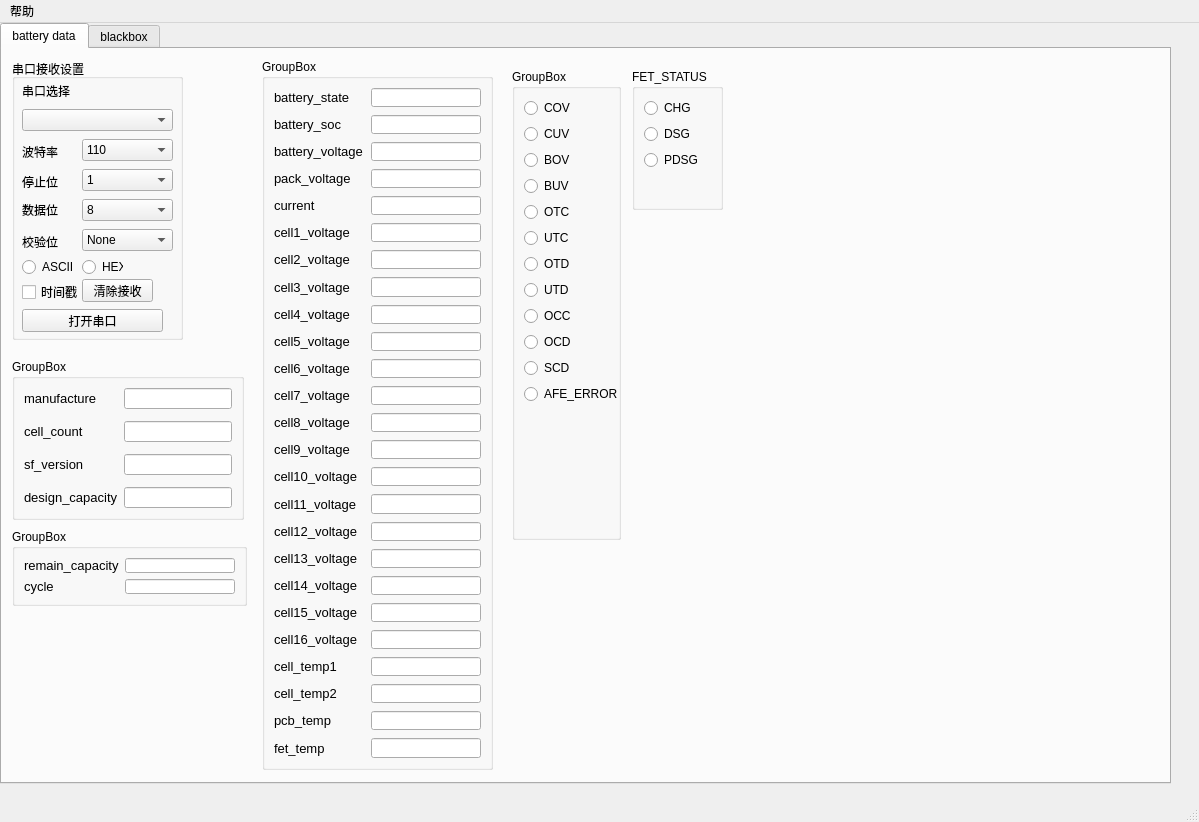
<?xml version="1.0" encoding="UTF-8"?>
<ui version="4.0">
 <class>MainWindow</class>
 <widget class="QMainWindow" name="MainWindow">
  <property name="geometry">
   <rect>
    <x>0</x>
    <y>0</y>
    <width>1199</width>
    <height>822</height>
   </rect>
  </property>
  <property name="windowTitle">
   <string>MainWindow</string>
  </property>
  <widget class="QWidget" name="centralwidget">
   <widget class="QTabWidget" name="tabWidget">
    <property name="geometry">
     <rect>
      <x>0</x>
      <y>0</y>
      <width>1171</width>
      <height>761</height>
     </rect>
    </property>
    <property name="currentIndex">
     <number>0</number>
    </property>
    <widget class="QWidget" name="tab">
     <attribute name="title">
      <string>battery data</string>
     </attribute>
     <widget class="QGroupBox" name="groupBox">
      <property name="geometry">
       <rect>
        <x>10</x>
        <y>10</y>
        <width>171</width>
        <height>281</height>
       </rect>
      </property>
      <property name="title">
       <string>串口接收设置</string>
      </property>
      <widget class="QCheckBox" name="timestamp_check_box">
       <property name="geometry">
        <rect>
         <x>10</x>
         <y>225</y>
         <width>61</width>
         <height>16</height>
        </rect>
       </property>
       <property name="text">
        <string>时间戳</string>
       </property>
      </widget>
      <widget class="QLabel" name="label_7">
       <property name="geometry">
        <rect>
         <x>10</x>
         <y>175</y>
         <width>41</width>
         <height>16</height>
        </rect>
       </property>
       <property name="text">
        <string>校验位</string>
       </property>
      </widget>
      <widget class="QRadioButton" name="rec_hex_radio_button">
       <property name="geometry">
        <rect>
         <x>70</x>
         <y>200</y>
         <width>41</width>
         <height>16</height>
        </rect>
       </property>
       <property name="text">
        <string>HEX</string>
       </property>
      </widget>
      <widget class="QComboBox" name="com_combo_box">
       <property name="geometry">
        <rect>
         <x>10</x>
         <y>50</y>
         <width>151</width>
         <height>22</height>
        </rect>
       </property>
      </widget>
      <widget class="QComboBox" name="stopbit_combo_box">
       <property name="geometry">
        <rect>
         <x>70</x>
         <y>110</y>
         <width>91</width>
         <height>22</height>
        </rect>
       </property>
       <item>
        <property name="text">
         <string>1</string>
        </property>
       </item>
       <item>
        <property name="text">
         <string>1.5</string>
        </property>
       </item>
       <item>
        <property name="text">
         <string>2</string>
        </property>
       </item>
      </widget>
      <widget class="QLabel" name="label_6">
       <property name="geometry">
        <rect>
         <x>10</x>
         <y>145</y>
         <width>54</width>
         <height>12</height>
        </rect>
       </property>
       <property name="text">
        <string>数据位</string>
       </property>
      </widget>
      <widget class="QComboBox" name="baud_combo_box">
       <property name="geometry">
        <rect>
         <x>70</x>
         <y>80</y>
         <width>91</width>
         <height>22</height>
        </rect>
       </property>
       <item>
        <property name="text">
         <string>110</string>
        </property>
       </item>
       <item>
        <property name="text">
         <string>300</string>
        </property>
       </item>
       <item>
        <property name="text">
         <string>600</string>
        </property>
       </item>
       <item>
        <property name="text">
         <string>1200</string>
        </property>
       </item>
       <item>
        <property name="text">
         <string>2400</string>
        </property>
       </item>
       <item>
        <property name="text">
         <string>4800</string>
        </property>
       </item>
       <item>
        <property name="text">
         <string>9600</string>
        </property>
       </item>
       <item>
        <property name="text">
         <string>14400</string>
        </property>
       </item>
       <item>
        <property name="text">
         <string>19200</string>
        </property>
       </item>
       <item>
        <property name="text">
         <string>38400</string>
        </property>
       </item>
       <item>
        <property name="text">
         <string>43000</string>
        </property>
       </item>
       <item>
        <property name="text">
         <string>57600</string>
        </property>
       </item>
       <item>
        <property name="text">
         <string>76800</string>
        </property>
       </item>
       <item>
        <property name="text">
         <string>115200</string>
        </property>
       </item>
       <item>
        <property name="text">
         <string>128000</string>
        </property>
       </item>
       <item>
        <property name="text">
         <string>230400</string>
        </property>
       </item>
       <item>
        <property name="text">
         <string>256000</string>
        </property>
       </item>
       <item>
        <property name="text">
         <string>460800</string>
        </property>
       </item>
       <item>
        <property name="text">
         <string>921600</string>
        </property>
       </item>
       <item>
        <property name="text">
         <string>1000000</string>
        </property>
       </item>
       <item>
        <property name="text">
         <string>2000000</string>
        </property>
       </item>
       <item>
        <property name="text">
         <string>3000000</string>
        </property>
       </item>
      </widget>
      <widget class="QLabel" name="label_5">
       <property name="geometry">
        <rect>
         <x>10</x>
         <y>115</y>
         <width>41</width>
         <height>16</height>
        </rect>
       </property>
       <property name="text">
        <string>停止位</string>
       </property>
      </widget>
      <widget class="QLabel" name="label_4">
       <property name="geometry">
        <rect>
         <x>10</x>
         <y>85</y>
         <width>41</width>
         <height>16</height>
        </rect>
       </property>
       <property name="text">
        <string>波特率</string>
       </property>
      </widget>
      <widget class="QComboBox" name="checkbit_combo_box">
       <property name="geometry">
        <rect>
         <x>70</x>
         <y>170</y>
         <width>91</width>
         <height>22</height>
        </rect>
       </property>
       <item>
        <property name="text">
         <string>None</string>
        </property>
       </item>
       <item>
        <property name="text">
         <string>Odd</string>
        </property>
       </item>
       <item>
        <property name="text">
         <string>Even</string>
        </property>
       </item>
      </widget>
      <widget class="QLabel" name="label_3">
       <property name="geometry">
        <rect>
         <x>10</x>
         <y>22</y>
         <width>54</width>
         <height>20</height>
        </rect>
       </property>
       <property name="text">
        <string>串口选择</string>
       </property>
      </widget>
      <widget class="QComboBox" name="databit_combo_box">
       <property name="geometry">
        <rect>
         <x>70</x>
         <y>140</y>
         <width>91</width>
         <height>22</height>
        </rect>
       </property>
       <item>
        <property name="text">
         <string>8</string>
        </property>
       </item>
       <item>
        <property name="text">
         <string>7</string>
        </property>
       </item>
       <item>
        <property name="text">
         <string>6</string>
        </property>
       </item>
       <item>
        <property name="text">
         <string>5</string>
        </property>
       </item>
      </widget>
      <widget class="QPushButton" name="uart_en_push_button">
       <property name="geometry">
        <rect>
         <x>10</x>
         <y>250</y>
         <width>141</width>
         <height>23</height>
        </rect>
       </property>
       <property name="text">
        <string>打开串口</string>
       </property>
      </widget>
      <widget class="QRadioButton" name="rec_ascii_radio_button">
       <property name="geometry">
        <rect>
         <x>10</x>
         <y>200</y>
         <width>51</width>
         <height>16</height>
        </rect>
       </property>
       <property name="text">
        <string>ASCII</string>
       </property>
      </widget>
      <widget class="QPushButton" name="uart_clear_rec_push_button">
       <property name="geometry">
        <rect>
         <x>70</x>
         <y>220</y>
         <width>71</width>
         <height>23</height>
        </rect>
       </property>
       <property name="text">
        <string>清除接收</string>
       </property>
      </widget>
     </widget>
     <widget class="QGroupBox" name="groupBox_2">
      <property name="geometry">
       <rect>
        <x>260</x>
        <y>10</y>
        <width>231</width>
        <height>711</height>
       </rect>
      </property>
      <property name="title">
       <string>GroupBox</string>
      </property>
      <layout class="QFormLayout" name="formLayout">
       <property name="horizontalSpacing">
        <number>8</number>
       </property>
       <property name="verticalSpacing">
        <number>8</number>
       </property>
       <item row="0" column="0">
        <widget class="QLabel" name="label_12">
         <property name="font">
          <font>
           <pointsize>10</pointsize>
          </font>
         </property>
         <property name="text">
          <string>battery_state</string>
         </property>
        </widget>
       </item>
       <item row="0" column="1">
        <widget class="QLineEdit" name="lineEdit_bat_state"/>
       </item>
       <item row="1" column="0">
        <widget class="QLabel" name="label_24">
         <property name="font">
          <font>
           <pointsize>10</pointsize>
          </font>
         </property>
         <property name="text">
          <string>battery_soc</string>
         </property>
        </widget>
       </item>
       <item row="1" column="1">
        <widget class="QLineEdit" name="lineEdit_bat_soc"/>
       </item>
       <item row="2" column="0">
        <widget class="QLabel" name="label">
         <property name="font">
          <font>
           <pointsize>10</pointsize>
          </font>
         </property>
         <property name="text">
          <string>battery_voltage</string>
         </property>
        </widget>
       </item>
       <item row="2" column="1">
        <widget class="QLineEdit" name="lineEdit_bat_vol"/>
       </item>
       <item row="3" column="0">
        <widget class="QLabel" name="label_11">
         <property name="font">
          <font>
           <pointsize>10</pointsize>
          </font>
         </property>
         <property name="text">
          <string>pack_voltage</string>
         </property>
        </widget>
       </item>
       <item row="3" column="1">
        <widget class="QLineEdit" name="lineEdit_pack_vol"/>
       </item>
       <item row="4" column="0">
        <widget class="QLabel" name="label_2">
         <property name="font">
          <font>
           <pointsize>10</pointsize>
          </font>
         </property>
         <property name="text">
          <string>current</string>
         </property>
        </widget>
       </item>
       <item row="4" column="1">
        <widget class="QLineEdit" name="lineEdit_current"/>
       </item>
       <item row="5" column="0">
        <widget class="QLabel" name="label_13">
         <property name="font">
          <font>
           <pointsize>10</pointsize>
          </font>
         </property>
         <property name="text">
          <string>cell1_voltage</string>
         </property>
        </widget>
       </item>
       <item row="5" column="1">
        <widget class="QLineEdit" name="lineEdit_cell1_vol"/>
       </item>
       <item row="6" column="0">
        <widget class="QLabel" name="label_14">
         <property name="font">
          <font>
           <pointsize>10</pointsize>
          </font>
         </property>
         <property name="text">
          <string>cell2_voltage</string>
         </property>
        </widget>
       </item>
       <item row="6" column="1">
        <widget class="QLineEdit" name="lineEdit_cell2_vol"/>
       </item>
       <item row="7" column="0">
        <widget class="QLabel" name="label_15">
         <property name="font">
          <font>
           <pointsize>10</pointsize>
          </font>
         </property>
         <property name="text">
          <string>cell3_voltage</string>
         </property>
        </widget>
       </item>
       <item row="7" column="1">
        <widget class="QLineEdit" name="lineEdit_cell3_vol"/>
       </item>
       <item row="8" column="0">
        <widget class="QLabel" name="label_16">
         <property name="font">
          <font>
           <pointsize>10</pointsize>
          </font>
         </property>
         <property name="text">
          <string>cell4_voltage</string>
         </property>
        </widget>
       </item>
       <item row="8" column="1">
        <widget class="QLineEdit" name="lineEdit_cell4_vol"/>
       </item>
       <item row="9" column="0">
        <widget class="QLabel" name="label_17">
         <property name="font">
          <font>
           <pointsize>10</pointsize>
          </font>
         </property>
         <property name="text">
          <string>cell5_voltage</string>
         </property>
        </widget>
       </item>
       <item row="9" column="1">
        <widget class="QLineEdit" name="lineEdit_cell5_vol"/>
       </item>
       <item row="10" column="0">
        <widget class="QLabel" name="label_18">
         <property name="font">
          <font>
           <pointsize>10</pointsize>
          </font>
         </property>
         <property name="text">
          <string>cell6_voltage</string>
         </property>
        </widget>
       </item>
       <item row="10" column="1">
        <widget class="QLineEdit" name="lineEdit_cell6_vol"/>
       </item>
       <item row="11" column="0">
        <widget class="QLabel" name="label_19">
         <property name="font">
          <font>
           <pointsize>10</pointsize>
          </font>
         </property>
         <property name="text">
          <string>cell7_voltage</string>
         </property>
        </widget>
       </item>
       <item row="11" column="1">
        <widget class="QLineEdit" name="lineEdit_cell7_vol"/>
       </item>
       <item row="12" column="0">
        <widget class="QLabel" name="label_20">
         <property name="font">
          <font>
           <pointsize>10</pointsize>
          </font>
         </property>
         <property name="text">
          <string>cell8_voltage</string>
         </property>
        </widget>
       </item>
       <item row="12" column="1">
        <widget class="QLineEdit" name="lineEdit_cell8_vol"/>
       </item>
       <item row="13" column="0">
        <widget class="QLabel" name="label_21">
         <property name="font">
          <font>
           <pointsize>10</pointsize>
          </font>
         </property>
         <property name="text">
          <string>cell9_voltage</string>
         </property>
        </widget>
       </item>
       <item row="13" column="1">
        <widget class="QLineEdit" name="lineEdit_cell9_vol"/>
       </item>
       <item row="14" column="0">
        <widget class="QLabel" name="label_27">
         <property name="font">
          <font>
           <pointsize>10</pointsize>
          </font>
         </property>
         <property name="text">
          <string>cell10_voltage</string>
         </property>
        </widget>
       </item>
       <item row="14" column="1">
        <widget class="QLineEdit" name="lineEdit_cell10_vol"/>
       </item>
       <item row="15" column="0">
        <widget class="QLabel" name="label_23">
         <property name="font">
          <font>
           <pointsize>10</pointsize>
          </font>
         </property>
         <property name="text">
          <string>cell11_voltage</string>
         </property>
        </widget>
       </item>
       <item row="15" column="1">
        <widget class="QLineEdit" name="lineEdit_cell11_vol"/>
       </item>
       <item row="16" column="0">
        <widget class="QLabel" name="label_29">
         <property name="font">
          <font>
           <pointsize>10</pointsize>
          </font>
         </property>
         <property name="text">
          <string>cell12_voltage</string>
         </property>
        </widget>
       </item>
       <item row="16" column="1">
        <widget class="QLineEdit" name="lineEdit_cell12_col"/>
       </item>
       <item row="17" column="0">
        <widget class="QLabel" name="label_26">
         <property name="font">
          <font>
           <pointsize>10</pointsize>
          </font>
         </property>
         <property name="text">
          <string>cell13_voltage</string>
         </property>
        </widget>
       </item>
       <item row="17" column="1">
        <widget class="QLineEdit" name="lineEdit_cell13_vol"/>
       </item>
       <item row="18" column="0">
        <widget class="QLabel" name="label_28">
         <property name="font">
          <font>
           <pointsize>10</pointsize>
          </font>
         </property>
         <property name="text">
          <string>cell14_voltage</string>
         </property>
        </widget>
       </item>
       <item row="18" column="1">
        <widget class="QLineEdit" name="lineEdit_cell14_vol"/>
       </item>
       <item row="19" column="0">
        <widget class="QLabel" name="label_25">
         <property name="font">
          <font>
           <pointsize>10</pointsize>
          </font>
         </property>
         <property name="text">
          <string>cell15_voltage</string>
         </property>
        </widget>
       </item>
       <item row="19" column="1">
        <widget class="QLineEdit" name="lineEdit_cell15_vol"/>
       </item>
       <item row="20" column="0">
        <widget class="QLabel" name="label_22">
         <property name="font">
          <font>
           <pointsize>10</pointsize>
          </font>
         </property>
         <property name="text">
          <string>cell16_voltage</string>
         </property>
        </widget>
       </item>
       <item row="20" column="1">
        <widget class="QLineEdit" name="lineEdit_cell16_vol"/>
       </item>
       <item row="21" column="0">
        <widget class="QLabel" name="label_30">
         <property name="font">
          <font>
           <pointsize>10</pointsize>
          </font>
         </property>
         <property name="text">
          <string>cell_temp1</string>
         </property>
        </widget>
       </item>
       <item row="21" column="1">
        <widget class="QLineEdit" name="lineEdit_cell_temp1"/>
       </item>
       <item row="22" column="0">
        <widget class="QLabel" name="label_31">
         <property name="font">
          <font>
           <pointsize>10</pointsize>
          </font>
         </property>
         <property name="text">
          <string>cell_temp2</string>
         </property>
        </widget>
       </item>
       <item row="22" column="1">
        <widget class="QLineEdit" name="lineEdit_cell_temp2"/>
       </item>
       <item row="23" column="0">
        <widget class="QLabel" name="label_32">
         <property name="font">
          <font>
           <pointsize>10</pointsize>
          </font>
         </property>
         <property name="text">
          <string>pcb_temp</string>
         </property>
        </widget>
       </item>
       <item row="23" column="1">
        <widget class="QLineEdit" name="lineEdit_pcb_temp"/>
       </item>
       <item row="24" column="0">
        <widget class="QLabel" name="label_33">
         <property name="font">
          <font>
           <pointsize>10</pointsize>
          </font>
         </property>
         <property name="text">
          <string>fet_temp</string>
         </property>
        </widget>
       </item>
       <item row="24" column="1">
        <widget class="QLineEdit" name="lineEdit_fet_temp"/>
       </item>
      </layout>
     </widget>
     <widget class="QGroupBox" name="groupBox_3">
      <property name="geometry">
       <rect>
        <x>10</x>
        <y>480</y>
        <width>235</width>
        <height>77</height>
       </rect>
      </property>
      <property name="title">
       <string>GroupBox</string>
      </property>
      <layout class="QFormLayout" name="formLayout_4">
       <item row="0" column="0">
        <widget class="QLabel" name="label_8">
         <property name="font">
          <font>
           <pointsize>10</pointsize>
          </font>
         </property>
         <property name="text">
          <string>remain_capacity</string>
         </property>
        </widget>
       </item>
       <item row="0" column="1">
        <widget class="QLineEdit" name="lineEdit_bat_vol_3"/>
       </item>
       <item row="1" column="0">
        <widget class="QLabel" name="label_10">
         <property name="font">
          <font>
           <pointsize>10</pointsize>
          </font>
         </property>
         <property name="text">
          <string>cycle</string>
         </property>
        </widget>
       </item>
       <item row="1" column="1">
        <widget class="QLineEdit" name="lineEdit_bat_vol_4"/>
       </item>
      </layout>
     </widget>
     <widget class="QGroupBox" name="groupBox_4">
      <property name="geometry">
       <rect>
        <x>10</x>
        <y>310</y>
        <width>232</width>
        <height>161</height>
       </rect>
      </property>
      <property name="title">
       <string>GroupBox</string>
      </property>
      <layout class="QFormLayout" name="formLayout_2">
       <property name="verticalSpacing">
        <number>12</number>
       </property>
       <item row="0" column="0">
        <widget class="QLabel" name="label_34">
         <property name="font">
          <font>
           <pointsize>10</pointsize>
          </font>
         </property>
         <property name="text">
          <string>manufacture</string>
         </property>
        </widget>
       </item>
       <item row="0" column="1">
        <widget class="QLineEdit" name="lineEdit_manufacture"/>
       </item>
       <item row="1" column="0">
        <widget class="QLabel" name="label_36">
         <property name="font">
          <font>
           <pointsize>10</pointsize>
          </font>
         </property>
         <property name="text">
          <string>cell_count</string>
         </property>
        </widget>
       </item>
       <item row="1" column="1">
        <widget class="QLineEdit" name="lineEdit_cell_count"/>
       </item>
       <item row="2" column="0">
        <widget class="QLabel" name="label_35">
         <property name="font">
          <font>
           <pointsize>10</pointsize>
          </font>
         </property>
         <property name="text">
          <string>sf_version</string>
         </property>
        </widget>
       </item>
       <item row="2" column="1">
        <widget class="QLineEdit" name="lineEdit_sf_version"/>
       </item>
       <item row="3" column="0">
        <widget class="QLabel" name="label_9">
         <property name="font">
          <font>
           <pointsize>10</pointsize>
          </font>
         </property>
         <property name="text">
          <string>design_capacity</string>
         </property>
        </widget>
       </item>
       <item row="3" column="1">
        <widget class="QLineEdit" name="lineEdit_design_capacity"/>
       </item>
      </layout>
     </widget>
     <widget class="QGroupBox" name="groupBox_5">
      <property name="geometry">
       <rect>
        <x>510</x>
        <y>20</y>
        <width>109</width>
        <height>471</height>
       </rect>
      </property>
      <property name="title">
       <string>GroupBox</string>
      </property>
      <layout class="QFormLayout" name="formLayout_3">
       <item row="0" column="0">
        <widget class="QRadioButton" name="radioButton_cov">
         <property name="text">
          <string>COV</string>
         </property>
        </widget>
       </item>
       <item row="1" column="0">
        <widget class="QRadioButton" name="radioButton_cuv">
         <property name="text">
          <string>CUV</string>
         </property>
        </widget>
       </item>
       <item row="2" column="0">
        <widget class="QRadioButton" name="radioButton_bov">
         <property name="text">
          <string>BOV</string>
         </property>
        </widget>
       </item>
       <item row="3" column="0">
        <widget class="QRadioButton" name="radioButton_buv">
         <property name="text">
          <string>BUV</string>
         </property>
        </widget>
       </item>
       <item row="4" column="0">
        <widget class="QRadioButton" name="radioButton_otc">
         <property name="text">
          <string>OTC</string>
         </property>
        </widget>
       </item>
       <item row="5" column="0">
        <widget class="QRadioButton" name="radioButton_utc">
         <property name="text">
          <string>UTC</string>
         </property>
        </widget>
       </item>
       <item row="6" column="0">
        <widget class="QRadioButton" name="radioButton_otd">
         <property name="text">
          <string>OTD</string>
         </property>
        </widget>
       </item>
       <item row="7" column="0">
        <widget class="QRadioButton" name="radioButton_utd">
         <property name="text">
          <string>UTD</string>
         </property>
        </widget>
       </item>
       <item row="8" column="0">
        <widget class="QRadioButton" name="radioButton_occ">
         <property name="text">
          <string>OCC</string>
         </property>
        </widget>
       </item>
       <item row="9" column="0">
        <widget class="QRadioButton" name="radioButton_ocd">
         <property name="text">
          <string>OCD</string>
         </property>
        </widget>
       </item>
       <item row="10" column="0">
        <widget class="QRadioButton" name="radioButton_scd">
         <property name="text">
          <string>SCD</string>
         </property>
        </widget>
       </item>
       <item row="11" column="0">
        <widget class="QRadioButton" name="radioButton_afe_error">
         <property name="text">
          <string>AFE_ERROR</string>
         </property>
        </widget>
       </item>
      </layout>
     </widget>
     <widget class="QGroupBox" name="groupBox_6">
      <property name="geometry">
       <rect>
        <x>630</x>
        <y>20</y>
        <width>91</width>
        <height>141</height>
       </rect>
      </property>
      <property name="title">
       <string>FET_STATUS</string>
      </property>
      <layout class="QFormLayout" name="formLayout_5">
       <item row="0" column="0">
        <widget class="QRadioButton" name="radioButton_fet_chg">
         <property name="text">
          <string>CHG</string>
         </property>
        </widget>
       </item>
       <item row="1" column="0">
        <widget class="QRadioButton" name="radioButton_fet_dsg">
         <property name="text">
          <string>DSG</string>
         </property>
        </widget>
       </item>
       <item row="2" column="0">
        <widget class="QRadioButton" name="radioButton_pdsg">
         <property name="text">
          <string>PDSG</string>
         </property>
        </widget>
       </item>
      </layout>
     </widget>
    </widget>
    <widget class="QWidget" name="tab_2">
     <attribute name="title">
      <string>blackbox</string>
     </attribute>
     <widget class="QTableView" name="blackbox_tableView">
      <property name="geometry">
       <rect>
        <x>10</x>
        <y>0</y>
        <width>1131</width>
        <height>691</height>
       </rect>
      </property>
     </widget>
    </widget>
   </widget>
  </widget>
  <widget class="QStatusBar" name="statusbar"/>
  <widget class="QMenuBar" name="menuBar">
   <property name="geometry">
    <rect>
     <x>0</x>
     <y>0</y>
     <width>1199</width>
     <height>22</height>
    </rect>
   </property>
   <widget class="QMenu" name="menu">
    <property name="title">
     <string>帮助</string>
    </property>
    <addaction name="actionguanyu"/>
   </widget>
   <addaction name="menu"/>
  </widget>
  <action name="actionguanyu">
   <property name="text">
    <string>关于</string>
   </property>
  </action>
 </widget>
 <resources/>
 <connections/>
</ui>
